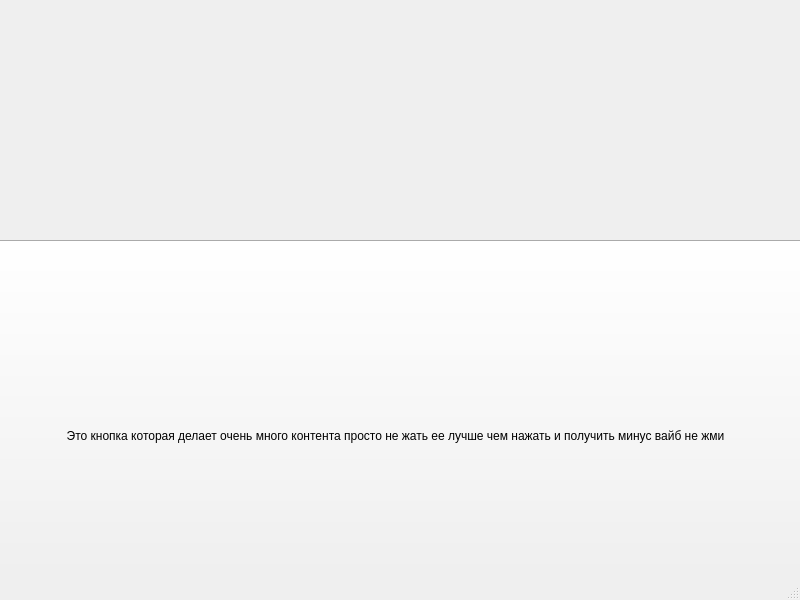
<?xml version="1.0" encoding="UTF-8"?>
<ui version="4.0">
 <class>MainWindow</class>
 <widget class="QMainWindow" name="MainWindow">
  <property name="geometry">
   <rect>
    <x>0</x>
    <y>0</y>
    <width>800</width>
    <height>600</height>
   </rect>
  </property>
  <property name="windowTitle">
   <string>MainWindow</string>
  </property>
  <widget class="QWidget" name="centralwidget">
   <widget class="QPushButton" name="pushButton">
    <property name="geometry">
     <rect>
      <x>-50</x>
      <y>240</y>
      <width>891</width>
      <height>391</height>
     </rect>
    </property>
    <property name="text">
     <string>Это кнопка которая делает очень много контента просто не жать ее лучше чем нажать и получить минус вайб не жми</string>
    </property>
   </widget>
  </widget>
  <widget class="QMenuBar" name="menubar">
   <property name="geometry">
    <rect>
     <x>0</x>
     <y>0</y>
     <width>800</width>
     <height>26</height>
    </rect>
   </property>
  </widget>
  <widget class="QStatusBar" name="statusbar"/>
 </widget>
 <resources/>
 <connections/>
</ui>
